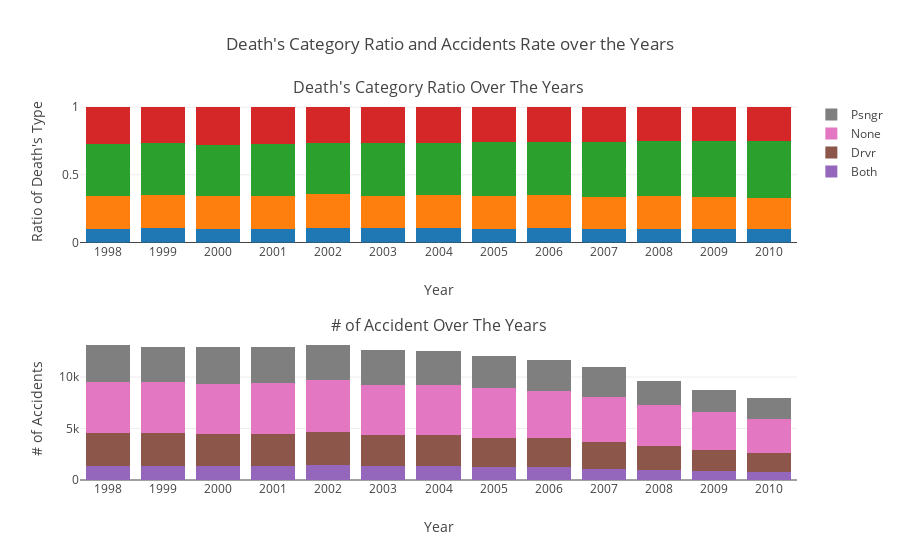

The notebook cell saved with this chart:
### Code cell
#todo: find optimized method to add column using condition.
#fig = stacked_chart(df=deathstrend_df, x='year', legend='who_died', barmode='grouped', normalize='index', xaxistitle='Year', yaxistitle='Ratio', title='Deaths vs Survival Trend')
#iplot(fig)
#todo: Needs refactoring
fig = tools.make_subplots(rows=2, cols=1, subplot_titles=('Death\'s Category Ratio Over The Years', \
                                                        '# of Accident Over The Years'))

plot1_data = subplot_data(df=deathstrend_df, x='year', legend='who_died', normalize='index')
plot2_data = subplot_data(df=deathstrend_df, x='year', legend='who_died', showlegend=True)

for data in plot1_data:
    fig.append_trace(data,1,1)
    
for data in plot2_data:
    fig.append_trace(data, 2, 1)

fig['layout'].update(title='Death\'s Category Ratio and Accidents Rate over the Years' , barmode='stack')


fig['layout']['xaxis1'].update(title='Year',showticklabels=True, type='category')
fig['layout']['xaxis2'].update(title='Year',showticklabels=True, type='category')

fig['layout']['yaxis1'].update(title='Ratio of Death\'s Type')
fig['layout']['yaxis2'].update(title='# of Accidents')
iplot(fig)

### Figure 1 — Plotly figure (JSON) as saved in the notebook; plotly's stock layout.template omitted (floating-point values rounded to 4 significant figures)
{"data": [{"name": "Both", "showlegend": false, "type": "bar", "x": [1998, 1999, 2000, 2001, 2002, 2003, 2004, 2005, 2006, 2007, 2008, 2009, 2010], "xaxis": "x1", "y": [0.1002, 0.1085, 0.1024, 0.1021, 0.1074, 0.1079, 0.1058, 0.1027, 0.1079, 0.09986, 0.1006, 0.09929, 0.1004], "yaxis": "y1"}, {"name": "Drvr", "showlegend": false, "type": "bar", "x": [1998, 1999, 2000, 2001, 2002, 2003, 2004, 2005, 2006, 2007, 2008, 2009, 2010], "xaxis": "x1", "y": [0.2457, 0.245, 0.2406, 0.2421, 0.2495, 0.2364, 0.2452, 0.2386, 0.2456, 0.2365, 0.2436, 0.236, 0.2317], "yaxis": "y1"}, {"name": "None", "showlegend": false, "type": "bar", "x": [1998, 1999, 2000, 2001, 2002, 2003, 2004, 2005, 2006, 2007, 2008, 2009, 2010], "xaxis": "x1", "y": [0.384, 0.383, 0.3773, 0.3843, 0.3782, 0.3876, 0.3871, 0.403, 0.3923, 0.4046, 0.4085, 0.4161, 0.4157], "yaxis": "y1"}, {"name": "Psngr", "showlegend": false, "type": "bar", "x": [1998, 1999, 2000, 2001, 2002, 2003, 2004, 2005, 2006, 2007, 2008, 2009, 2010], "xaxis": "x1", "y": [0.2701, 0.2635, 0.2796, 0.2715, 0.265, 0.2681, 0.2619, 0.2557, 0.2542, 0.259, 0.2472, 0.2486, 0.2521], "yaxis": "y1"}, {"name": "Both", "showlegend": true, "type": "bar", "x": [1998, 1999, 2000, 2001, 2002, 2003, 2004, 2005, 2006, 2007, 2008, 2009, 2010], "xaxis": "x2", "y": [1313, 1407, 1321, 1318, 1412, 1359, 1327, 1234, 1257, 1093, 972, 870, 801], "yaxis": "y2"}, {"name": "Drvr", "showlegend": true, "type": "bar", "x": [1998, 1999, 2000, 2001, 2002, 2003, 2004, 2005, 2006, 2007, 2008, 2009, 2010], "xaxis": "x2", "y": [3219, 3176, 3103, 3125, 3282, 2978, 3074, 2867, 2860, 2589, 2353, 2068, 1848], "yaxis": "y2"}, {"name": "None", "showlegend": true, "type": "bar", "x": [1998, 1999, 2000, 2001, 2002, 2003, 2004, 2005, 2006, 2007, 2008, 2009, 2010], "xaxis": "x2", "y": [5030, 4964, 4865, 4960, 4974, 4884, 4853, 4843, 4569, 4428, 3946, 3646, 3316], "yaxis": "y2"}, {"name": "Psngr", "showlegend": true, "type": "bar", "x": [1998, 1999, 2000, 2001, 2002, 2003, 2004, 2005, 2006, 2007, 2008, 2009, 2010], "xaxis": "x2", "y": [3538, 3415, 3606, 3504, 3485, 3378, 3283, 3073, 2960, 2835, 2388, 2178, 2011], "yaxis": "y2"}], "layout": {"annotations": [{"font": {"size": 16}, "showarrow": false, "text": "Death's Category Ratio Over The Years", "x": 0.5, "xanchor": "center", "xref": "paper", "y": 1, "yanchor": "bottom", "yref": "paper"}, {"font": {"size": 16}, "showarrow": false, "text": "# of Accident Over The Years", "x": 0.5, "xanchor": "center", "xref": "paper", "y": 0.375, "yanchor": "bottom", "yref": "paper"}], "barmode": "stack", "title": "Death's Category Ratio and Accidents Rate over the Years", "xaxis1": {"anchor": "y1", "domain": [0, 1], "showticklabels": true, "title": "Year", "type": "category"}, "xaxis2": {"anchor": "y2", "domain": [0, 1], "showticklabels": true, "title": "Year", "type": "category"}, "yaxis1": {"anchor": "x1", "domain": [0.625, 1], "title": "Ratio of Death's Type"}, "yaxis2": {"anchor": "x2", "domain": [0, 0.375], "title": "# of Accidents"}}}
